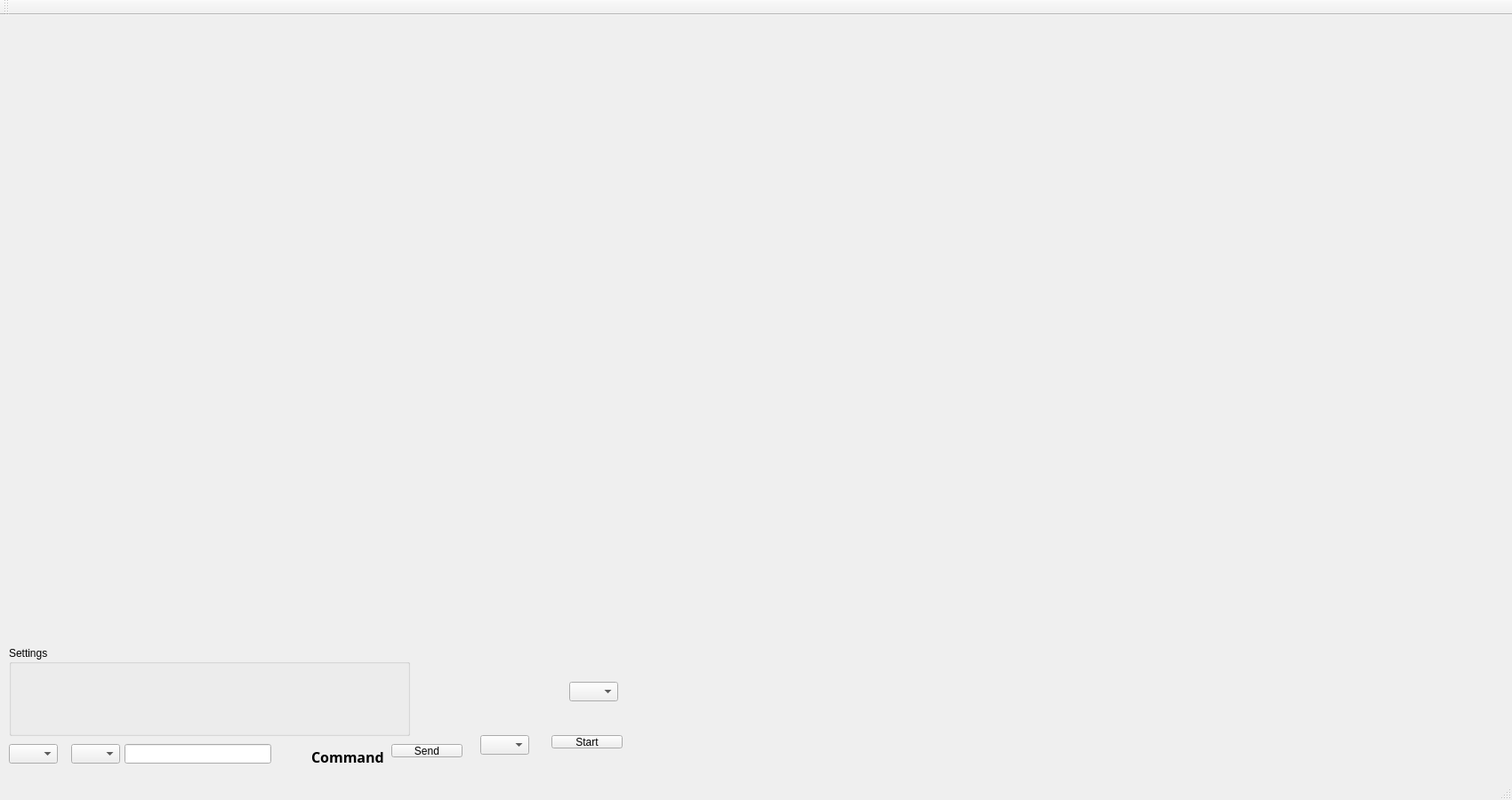
<?xml version="1.0" encoding="UTF-8"?>
<ui version="4.0">
 <class>MCAWindow</class>
 <widget class="QMainWindow" name="MCAWindow">
  <property name="geometry">
   <rect>
    <x>0</x>
    <y>0</y>
    <width>1700</width>
    <height>900</height>
   </rect>
  </property>
  <property name="windowTitle">
   <string>MCAWindow</string>
  </property>
  <widget class="QWidget" name="centralWidget">
   <widget class="QCustomPlot" name="adaGraph" native="true">
    <property name="geometry">
     <rect>
      <x>10</x>
      <y>659</y>
      <width>261</width>
      <height>51</height>
     </rect>
    </property>
   </widget>
   <widget class="QCustomPlot" name="adbGraph" native="true">
    <property name="geometry">
     <rect>
      <x>840</x>
      <y>669</y>
      <width>800</width>
      <height>41</height>
     </rect>
    </property>
   </widget>
   <widget class="QWidget" name="grid1" native="true">
    <property name="geometry">
     <rect>
      <x>10</x>
      <y>40</y>
      <width>1700</width>
      <height>650</height>
     </rect>
    </property>
    <layout class="QGridLayout" name="plotGrid"/>
   </widget>
   <widget class="QLineEdit" name="commandEdit">
    <property name="geometry">
     <rect>
      <x>140</x>
      <y>820</y>
      <width>165</width>
      <height>22</height>
     </rect>
    </property>
   </widget>
   <widget class="QLabel" name="commandLabel">
    <property name="geometry">
     <rect>
      <x>350</x>
      <y>820</y>
      <width>209</width>
      <height>29</height>
     </rect>
    </property>
    <property name="font">
     <font>
      <family>Agency FB</family>
      <pointsize>12</pointsize>
      <weight>75</weight>
      <bold>true</bold>
     </font>
    </property>
    <property name="text">
     <string>Command</string>
    </property>
   </widget>
   <widget class="QGroupBox" name="settingBox">
    <property name="geometry">
     <rect>
      <x>10</x>
      <y>710</y>
      <width>451</width>
      <height>101</height>
     </rect>
    </property>
    <property name="title">
     <string>Settings</string>
    </property>
   </widget>
   <widget class="QWidget" name="gridLayoutWidget">
    <property name="geometry">
     <rect>
      <x>470</x>
      <y>730</y>
      <width>160</width>
      <height>51</height>
     </rect>
    </property>
    <layout class="QGridLayout" name="settingGrid"/>
   </widget>
   <widget class="QPushButton" name="commandButton">
    <property name="geometry">
     <rect>
      <x>440</x>
      <y>820</y>
      <width>80</width>
      <height>15</height>
     </rect>
    </property>
    <property name="text">
     <string>Send</string>
    </property>
   </widget>
   <widget class="QComboBox" name="scaleXBox">
    <property name="geometry">
     <rect>
      <x>540</x>
      <y>810</y>
      <width>55</width>
      <height>22</height>
     </rect>
    </property>
   </widget>
   <widget class="QComboBox" name="networkBox">
    <property name="geometry">
     <rect>
      <x>10</x>
      <y>820</y>
      <width>55</width>
      <height>22</height>
     </rect>
    </property>
   </widget>
   <widget class="QComboBox" name="channelBox">
    <property name="geometry">
     <rect>
      <x>80</x>
      <y>820</y>
      <width>55</width>
      <height>22</height>
     </rect>
    </property>
   </widget>
   <widget class="QPushButton" name="plotButton">
    <property name="geometry">
     <rect>
      <x>620</x>
      <y>810</y>
      <width>80</width>
      <height>15</height>
     </rect>
    </property>
    <property name="text">
     <string>Start</string>
    </property>
   </widget>
   <widget class="QComboBox" name="scaleYBox">
    <property name="geometry">
     <rect>
      <x>640</x>
      <y>750</y>
      <width>55</width>
      <height>22</height>
     </rect>
    </property>
   </widget>
  </widget>
  <widget class="QMenuBar" name="menuBar">
   <property name="geometry">
    <rect>
     <x>0</x>
     <y>0</y>
     <width>1700</width>
     <height>17</height>
    </rect>
   </property>
  </widget>
  <widget class="QToolBar" name="mainToolBar">
   <attribute name="toolBarArea">
    <enum>TopToolBarArea</enum>
   </attribute>
   <attribute name="toolBarBreak">
    <bool>false</bool>
   </attribute>
  </widget>
  <widget class="QStatusBar" name="statusBar"/>
 </widget>
 <layoutdefault spacing="6" margin="11"/>
 <customwidgets>
  <customwidget>
   <class>QCustomPlot</class>
   <extends>QWidget</extends>
   <header>qcustomplot.h</header>
   <container>1</container>
  </customwidget>
 </customwidgets>
 <resources/>
 <connections/>
</ui>
